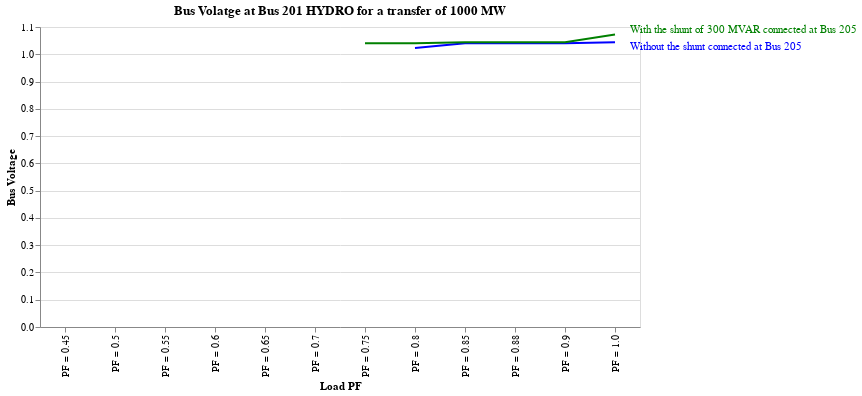
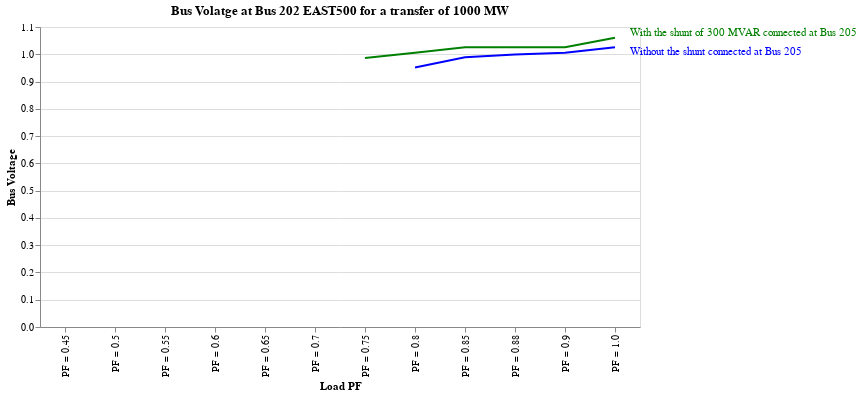
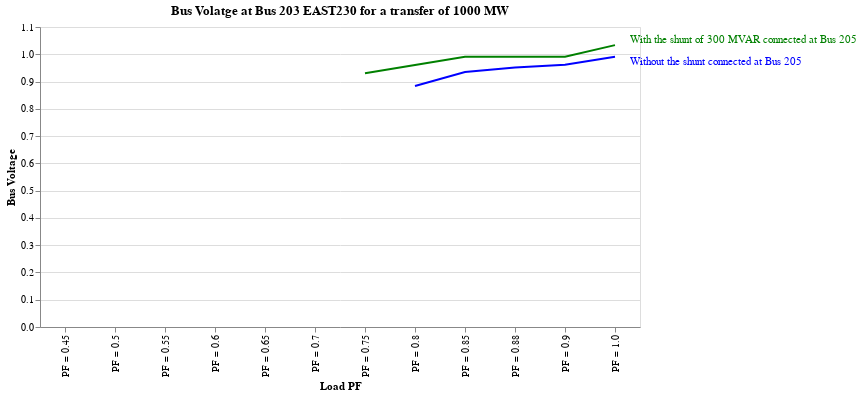
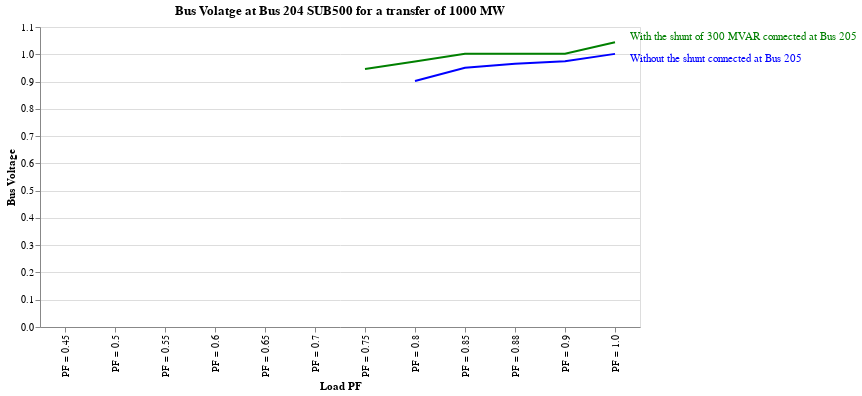

These figures' notebook cell, in order:
### Markdown cell above
#### 1. Bus Voltage for a transfer of 1000 MW with and without shunt connected at Bus 205

### Code cell
function_comp('book_wo.xlsx', 'book_shunt.xlsx', 1000)

### Figure 1 — Vega-Lite specification as saved in the notebook (floating-point values rounded to 4 significant figures)
{"config": {"view": {"continuousWidth": 300, "continuousHeight": 300}}, "layer": [{"mark": {"type": "line", "color": "blue"}, "encoding": {"x": {"field": "load_PF", "title": "Load PF", "type": "nominal"}, "y": {"field": "Bus Voltage for incremental transfer of 1000 MW", "title": "Bus Voltage", "type": "quantitative"}}, "title": "Bus Volatge at Bus 201 HYDRO for a transfer of 1000 MW"}, {"mark": {"type": "text", "align": "left", "color": "blue", "dx": 15, "dy": 5}, "encoding": {"text": {"condition": {"test": "(datum.load_PF === 'PF = 1.0')", "value": "Without the shunt connected at Bus 205"}, "value": ""}, "x": {"field": "load_PF", "title": "Load PF", "type": "nominal"}, "y": {"field": "Bus Voltage for incremental transfer of 1000 MW", "title": "Bus Voltage", "type": "quantitative"}}, "title": "Bus Volatge at Bus 201 HYDRO for a transfer of 1000 MW"}, {"layer": [{"mark": {"type": "line", "color": "green"}, "encoding": {"x": {"field": "load_PF", "title": "Load PF", "type": "nominal"}, "y": {"field": "Bus Voltage for incremental transfer of 1000 MW", "title": "Bus Voltage", "type": "quantitative"}}, "title": "201 HYDRO"}, {"mark": {"type": "text", "align": "left", "color": "green", "dx": 15, "dy": -5}, "encoding": {"text": {"condition": {"test": "(datum.load_PF === 'PF = 1.0')", "value": "With the shunt of 300 MVAR connected at Bus 205"}, "value": ""}, "x": {"field": "load_PF", "title": "Load PF", "type": "nominal"}, "y": {"field": "Bus Voltage for incremental transfer of 1000 MW", "title": "Bus Voltage", "type": "quantitative"}}, "title": "201 HYDRO"}], "data": {"name": "data-f67a9cb7d63bd1e3f89771c0f749ef3c"}}], "data": {"name": "data-793c958eb3113b11ae4035f072d0a2b8"}, "height": 300, "width": 600, "$schema": "https://vega.github.io/schema/vega-lite/v5.20.1.json", "datasets": {"data-793c958eb3113b11ae4035f072d0a2b8": [{"Bus Voltage": "201 HYDRO", "Bus Voltage for incremental transfer of 1000 MW": null, "load_PF": "PF = 0.45"}, {"Bus Voltage": "201 HYDRO", "Bus Voltage for incremental transfer of 1000 MW": null, "load_PF": "PF = 0.5"}, {"Bus Voltage": "201 HYDRO", "Bus Voltage for incremental transfer of 1000 MW": null, "load_PF": "PF = 0.55"}, {"Bus Voltage": "201 HYDRO", "Bus Voltage for incremental transfer of 1000 MW": null, "load_PF": "PF = 0.6"}, {"Bus Voltage": "201 HYDRO", "Bus Voltage for incremental transfer of 1000 MW": null, "load_PF": "PF = 0.65"}, {"Bus Voltage": "201 HYDRO", "Bus Voltage for incremental transfer of 1000 MW": null, "load_PF": "PF = 0.7"}, {"Bus Voltage": "201 HYDRO", "Bus Voltage for incremental transfer of 1000 MW": null, "load_PF": "PF = 0.75"}, {"Bus Voltage": "201 HYDRO", "Bus Voltage for incremental transfer of 1000 MW": 1.023, "load_PF": "PF = 0.8"}, {"Bus Voltage": "201 HYDRO", "Bus Voltage for incremental transfer of 1000 MW": 1.04, "load_PF": "PF = 0.85"}, {"Bus Voltage": "201 HYDRO", "Bus Voltage for incremental transfer of 1000 MW": 1.04, "load_PF": "PF = 0.88"}, {"Bus Voltage": "201 HYDRO", "Bus Voltage for incremental transfer of 1000 MW": 1.04, "load_PF": "PF = 0.9"}, {"Bus Voltage": "201 HYDRO", "Bus Voltage for incremental transfer of 1000 MW": 1.044, "load_PF": "PF = 1.0"}], "data-f67a9cb7d63bd1e3f89771c0f749ef3c": [{"Bus Voltage": "201 HYDRO", "Bus Voltage for incremental transfer of 1000 MW": null, "load_PF": "PF = 0.45"}, {"Bus Voltage": "201 HYDRO", "Bus Voltage for incremental transfer of 1000 MW": null, "load_PF": "PF = 0.5"}, {"Bus Voltage": "201 HYDRO", "Bus Voltage for incremental transfer of 1000 MW": null, "load_PF": "PF = 0.55"}, {"Bus Voltage": "201 HYDRO", "Bus Voltage for incremental transfer of 1000 MW": null, "load_PF": "PF = 0.6"}, {"Bus Voltage": "201 HYDRO", "Bus Voltage for incremental transfer of 1000 MW": null, "load_PF": "PF = 0.65"}, {"Bus Voltage": "201 HYDRO", "Bus Voltage for incremental transfer of 1000 MW": null, "load_PF": "PF = 0.7"}, {"Bus Voltage": "201 HYDRO", "Bus Voltage for incremental transfer of 1000 MW": 1.04, "load_PF": "PF = 0.75"}, {"Bus Voltage": "201 HYDRO", "Bus Voltage for incremental transfer of 1000 MW": 1.04, "load_PF": "PF = 0.8"}, {"Bus Voltage": "201 HYDRO", "Bus Voltage for incremental transfer of 1000 MW": 1.044, "load_PF": "PF = 0.85"}, {"Bus Voltage": "201 HYDRO", "Bus Voltage for incremental transfer of 1000 MW": 1.044, "load_PF": "PF = 0.88"}, {"Bus Voltage": "201 HYDRO", "Bus Voltage for incremental transfer of 1000 MW": 1.044, "load_PF": "PF = 0.9"}, {"Bus Voltage": "201 HYDRO", "Bus Voltage for incremental transfer of 1000 MW": 1.072, "load_PF": "PF = 1.0"}]}}

### Figure 2 — Vega-Lite specification as saved in the notebook (floating-point values rounded to 4 significant figures)
{"config": {"view": {"continuousWidth": 300, "continuousHeight": 300}}, "layer": [{"mark": {"type": "line", "color": "blue"}, "encoding": {"x": {"field": "load_PF", "title": "Load PF", "type": "nominal"}, "y": {"field": "Bus Voltage for incremental transfer of 1000 MW", "title": "Bus Voltage", "type": "quantitative"}}, "title": "Bus Volatge at Bus 202 EAST500 for a transfer of 1000 MW"}, {"mark": {"type": "text", "align": "left", "color": "blue", "dx": 15, "dy": 5}, "encoding": {"text": {"condition": {"test": "(datum.load_PF === 'PF = 1.0')", "value": "Without the shunt connected at Bus 205"}, "value": ""}, "x": {"field": "load_PF", "title": "Load PF", "type": "nominal"}, "y": {"field": "Bus Voltage for incremental transfer of 1000 MW", "title": "Bus Voltage", "type": "quantitative"}}, "title": "Bus Volatge at Bus 202 EAST500 for a transfer of 1000 MW"}, {"layer": [{"mark": {"type": "line", "color": "green"}, "encoding": {"x": {"field": "load_PF", "title": "Load PF", "type": "nominal"}, "y": {"field": "Bus Voltage for incremental transfer of 1000 MW", "title": "Bus Voltage", "type": "quantitative"}}, "title": "202 EAST500"}, {"mark": {"type": "text", "align": "left", "color": "green", "dx": 15, "dy": -5}, "encoding": {"text": {"condition": {"test": "(datum.load_PF === 'PF = 1.0')", "value": "With the shunt of 300 MVAR connected at Bus 205"}, "value": ""}, "x": {"field": "load_PF", "title": "Load PF", "type": "nominal"}, "y": {"field": "Bus Voltage for incremental transfer of 1000 MW", "title": "Bus Voltage", "type": "quantitative"}}, "title": "202 EAST500"}], "data": {"name": "data-20d7ea197e399322bb8158c7446aabba"}}], "data": {"name": "data-8d2dfef6c5781988c2cd9340d098ed30"}, "height": 300, "width": 600, "$schema": "https://vega.github.io/schema/vega-lite/v5.20.1.json", "datasets": {"data-8d2dfef6c5781988c2cd9340d098ed30": [{"Bus Voltage": "202 EAST500", "Bus Voltage for incremental transfer of 1000 MW": null, "load_PF": "PF = 0.45"}, {"Bus Voltage": "202 EAST500", "Bus Voltage for incremental transfer of 1000 MW": null, "load_PF": "PF = 0.5"}, {"Bus Voltage": "202 EAST500", "Bus Voltage for incremental transfer of 1000 MW": null, "load_PF": "PF = 0.55"}, {"Bus Voltage": "202 EAST500", "Bus Voltage for incremental transfer of 1000 MW": null, "load_PF": "PF = 0.6"}, {"Bus Voltage": "202 EAST500", "Bus Voltage for incremental transfer of 1000 MW": null, "load_PF": "PF = 0.65"}, {"Bus Voltage": "202 EAST500", "Bus Voltage for incremental transfer of 1000 MW": null, "load_PF": "PF = 0.7"}, {"Bus Voltage": "202 EAST500", "Bus Voltage for incremental transfer of 1000 MW": null, "load_PF": "PF = 0.75"}, {"Bus Voltage": "202 EAST500", "Bus Voltage for incremental transfer of 1000 MW": 0.9517, "load_PF": "PF = 0.8"}, {"Bus Voltage": "202 EAST500", "Bus Voltage for incremental transfer of 1000 MW": 0.9892, "load_PF": "PF = 0.85"}, {"Bus Voltage": "202 EAST500", "Bus Voltage for incremental transfer of 1000 MW": 0.9992, "load_PF": "PF = 0.88"}, {"Bus Voltage": "202 EAST500", "Bus Voltage for incremental transfer of 1000 MW": 1.006, "load_PF": "PF = 0.9"}, {"Bus Voltage": "202 EAST500", "Bus Voltage for incremental transfer of 1000 MW": 1.025, "load_PF": "PF = 1.0"}], "data-20d7ea197e399322bb8158c7446aabba": [{"Bus Voltage": "202 EAST500", "Bus Voltage for incremental transfer of 1000 MW": null, "load_PF": "PF = 0.45"}, {"Bus Voltage": "202 EAST500", "Bus Voltage for incremental transfer of 1000 MW": null, "load_PF": "PF = 0.5"}, {"Bus Voltage": "202 EAST500", "Bus Voltage for incremental transfer of 1000 MW": null, "load_PF": "PF = 0.55"}, {"Bus Voltage": "202 EAST500", "Bus Voltage for incremental transfer of 1000 MW": null, "load_PF": "PF = 0.6"}, {"Bus Voltage": "202 EAST500", "Bus Voltage for incremental transfer of 1000 MW": null, "load_PF": "PF = 0.65"}, {"Bus Voltage": "202 EAST500", "Bus Voltage for incremental transfer of 1000 MW": null, "load_PF": "PF = 0.7"}, {"Bus Voltage": "202 EAST500", "Bus Voltage for incremental transfer of 1000 MW": 0.9862, "load_PF": "PF = 0.75"}, {"Bus Voltage": "202 EAST500", "Bus Voltage for incremental transfer of 1000 MW": 1.005, "load_PF": "PF = 0.8"}, {"Bus Voltage": "202 EAST500", "Bus Voltage for incremental transfer of 1000 MW": 1.026, "load_PF": "PF = 0.85"}, {"Bus Voltage": "202 EAST500", "Bus Voltage for incremental transfer of 1000 MW": 1.026, "load_PF": "PF = 0.88"}, {"Bus Voltage": "202 EAST500", "Bus Voltage for incremental transfer of 1000 MW": 1.026, "load_PF": "PF = 0.9"}, {"Bus Voltage": "202 EAST500", "Bus Voltage for incremental transfer of 1000 MW": 1.061, "load_PF": "PF = 1.0"}]}}

### Figure 3 — Vega-Lite specification as saved in the notebook (floating-point values rounded to 4 significant figures)
{"config": {"view": {"continuousWidth": 300, "continuousHeight": 300}}, "layer": [{"mark": {"type": "line", "color": "blue"}, "encoding": {"x": {"field": "load_PF", "title": "Load PF", "type": "nominal"}, "y": {"field": "Bus Voltage for incremental transfer of 1000 MW", "title": "Bus Voltage", "type": "quantitative"}}, "title": "Bus Volatge at Bus 203 EAST230 for a transfer of 1000 MW"}, {"mark": {"type": "text", "align": "left", "color": "blue", "dx": 15, "dy": 5}, "encoding": {"text": {"condition": {"test": "(datum.load_PF === 'PF = 1.0')", "value": "Without the shunt connected at Bus 205"}, "value": ""}, "x": {"field": "load_PF", "title": "Load PF", "type": "nominal"}, "y": {"field": "Bus Voltage for incremental transfer of 1000 MW", "title": "Bus Voltage", "type": "quantitative"}}, "title": "Bus Volatge at Bus 203 EAST230 for a transfer of 1000 MW"}, {"layer": [{"mark": {"type": "line", "color": "green"}, "encoding": {"x": {"field": "load_PF", "title": "Load PF", "type": "nominal"}, "y": {"field": "Bus Voltage for incremental transfer of 1000 MW", "title": "Bus Voltage", "type": "quantitative"}}, "title": "203 EAST230"}, {"mark": {"type": "text", "align": "left", "color": "green", "dx": 15, "dy": -5}, "encoding": {"text": {"condition": {"test": "(datum.load_PF === 'PF = 1.0')", "value": "With the shunt of 300 MVAR connected at Bus 205"}, "value": ""}, "x": {"field": "load_PF", "title": "Load PF", "type": "nominal"}, "y": {"field": "Bus Voltage for incremental transfer of 1000 MW", "title": "Bus Voltage", "type": "quantitative"}}, "title": "203 EAST230"}], "data": {"name": "data-30b0f43386e1cef822fb34903edf1e98"}}], "data": {"name": "data-c571494fdebce9a8dc0f6401132151bc"}, "height": 300, "width": 600, "$schema": "https://vega.github.io/schema/vega-lite/v5.20.1.json", "datasets": {"data-c571494fdebce9a8dc0f6401132151bc": [{"Bus Voltage": "203 EAST230", "Bus Voltage for incremental transfer of 1000 MW": null, "load_PF": "PF = 0.45"}, {"Bus Voltage": "203 EAST230", "Bus Voltage for incremental transfer of 1000 MW": null, "load_PF": "PF = 0.5"}, {"Bus Voltage": "203 EAST230", "Bus Voltage for incremental transfer of 1000 MW": null, "load_PF": "PF = 0.55"}, {"Bus Voltage": "203 EAST230", "Bus Voltage for incremental transfer of 1000 MW": null, "load_PF": "PF = 0.6"}, {"Bus Voltage": "203 EAST230", "Bus Voltage for incremental transfer of 1000 MW": null, "load_PF": "PF = 0.65"}, {"Bus Voltage": "203 EAST230", "Bus Voltage for incremental transfer of 1000 MW": null, "load_PF": "PF = 0.7"}, {"Bus Voltage": "203 EAST230", "Bus Voltage for incremental transfer of 1000 MW": null, "load_PF": "PF = 0.75"}, {"Bus Voltage": "203 EAST230", "Bus Voltage for incremental transfer of 1000 MW": 0.8839, "load_PF": "PF = 0.8"}, {"Bus Voltage": "203 EAST230", "Bus Voltage for incremental transfer of 1000 MW": 0.9352, "load_PF": "PF = 0.85"}, {"Bus Voltage": "203 EAST230", "Bus Voltage for incremental transfer of 1000 MW": 0.9512, "load_PF": "PF = 0.88"}, {"Bus Voltage": "203 EAST230", "Bus Voltage for incremental transfer of 1000 MW": 0.9617, "load_PF": "PF = 0.9"}, {"Bus Voltage": "203 EAST230", "Bus Voltage for incremental transfer of 1000 MW": 0.9911, "load_PF": "PF = 1.0"}], "data-30b0f43386e1cef822fb34903edf1e98": [{"Bus Voltage": "203 EAST230", "Bus Voltage for incremental transfer of 1000 MW": null, "load_PF": "PF = 0.45"}, {"Bus Voltage": "203 EAST230", "Bus Voltage for incremental transfer of 1000 MW": null, "load_PF": "PF = 0.5"}, {"Bus Voltage": "203 EAST230", "Bus Voltage for incremental transfer of 1000 MW": null, "load_PF": "PF = 0.55"}, {"Bus Voltage": "203 EAST230", "Bus Voltage for incremental transfer of 1000 MW": null, "load_PF": "PF = 0.6"}, {"Bus Voltage": "203 EAST230", "Bus Voltage for incremental transfer of 1000 MW": null, "load_PF": "PF = 0.65"}, {"Bus Voltage": "203 EAST230", "Bus Voltage for incremental transfer of 1000 MW": null, "load_PF": "PF = 0.7"}, {"Bus Voltage": "203 EAST230", "Bus Voltage for incremental transfer of 1000 MW": 0.9305, "load_PF": "PF = 0.75"}, {"Bus Voltage": "203 EAST230", "Bus Voltage for incremental transfer of 1000 MW": 0.961, "load_PF": "PF = 0.8"}, {"Bus Voltage": "203 EAST230", "Bus Voltage for incremental transfer of 1000 MW": 0.9911, "load_PF": "PF = 0.85"}, {"Bus Voltage": "203 EAST230", "Bus Voltage for incremental transfer of 1000 MW": 0.9911, "load_PF": "PF = 0.88"}, {"Bus Voltage": "203 EAST230", "Bus Voltage for incremental transfer of 1000 MW": 0.9911, "load_PF": "PF = 0.9"}, {"Bus Voltage": "203 EAST230", "Bus Voltage for incremental transfer of 1000 MW": 1.034, "load_PF": "PF = 1.0"}]}}

### Figure 4 — Vega-Lite specification as saved in the notebook (floating-point values rounded to 4 significant figures)
{"config": {"view": {"continuousWidth": 300, "continuousHeight": 300}}, "layer": [{"mark": {"type": "line", "color": "blue"}, "encoding": {"x": {"field": "load_PF", "title": "Load PF", "type": "nominal"}, "y": {"field": "Bus Voltage for incremental transfer of 1000 MW", "title": "Bus Voltage", "type": "quantitative"}}, "title": "Bus Volatge at Bus 204 SUB500 for a transfer of 1000 MW"}, {"mark": {"type": "text", "align": "left", "color": "blue", "dx": 15, "dy": 5}, "encoding": {"text": {"condition": {"test": "(datum.load_PF === 'PF = 1.0')", "value": "Without the shunt connected at Bus 205"}, "value": ""}, "x": {"field": "load_PF", "title": "Load PF", "type": "nominal"}, "y": {"field": "Bus Voltage for incremental transfer of 1000 MW", "title": "Bus Voltage", "type": "quantitative"}}, "title": "Bus Volatge at Bus 204 SUB500 for a transfer of 1000 MW"}, {"layer": [{"mark": {"type": "line", "color": "green"}, "encoding": {"x": {"field": "load_PF", "title": "Load PF", "type": "nominal"}, "y": {"field": "Bus Voltage for incremental transfer of 1000 MW", "title": "Bus Voltage", "type": "quantitative"}}, "title": "204 SUB500"}, {"mark": {"type": "text", "align": "left", "color": "green", "dx": 15, "dy": -5}, "encoding": {"text": {"condition": {"test": "(datum.load_PF === 'PF = 1.0')", "value": "With the shunt of 300 MVAR connected at Bus 205"}, "value": ""}, "x": {"field": "load_PF", "title": "Load PF", "type": "nominal"}, "y": {"field": "Bus Voltage for incremental transfer of 1000 MW", "title": "Bus Voltage", "type": "quantitative"}}, "title": "204 SUB500"}], "data": {"name": "data-d7d898ccaa2e98b1a5ba0db8c07d9b2a"}}], "data": {"name": "data-84131972e5fdd94373cb0c901d5a2ad1"}, "height": 300, "width": 600, "$schema": "https://vega.github.io/schema/vega-lite/v5.20.1.json", "datasets": {"data-84131972e5fdd94373cb0c901d5a2ad1": [{"Bus Voltage": "204 SUB500", "Bus Voltage for incremental transfer of 1000 MW": null, "load_PF": "PF = 0.45"}, {"Bus Voltage": "204 SUB500", "Bus Voltage for incremental transfer of 1000 MW": null, "load_PF": "PF = 0.5"}, {"Bus Voltage": "204 SUB500", "Bus Voltage for incremental transfer of 1000 MW": null, "load_PF": "PF = 0.55"}, {"Bus Voltage": "204 SUB500", "Bus Voltage for incremental transfer of 1000 MW": null, "load_PF": "PF = 0.6"}, {"Bus Voltage": "204 SUB500", "Bus Voltage for incremental transfer of 1000 MW": null, "load_PF": "PF = 0.65"}, {"Bus Voltage": "204 SUB500", "Bus Voltage for incremental transfer of 1000 MW": null, "load_PF": "PF = 0.7"}, {"Bus Voltage": "204 SUB500", "Bus Voltage for incremental transfer of 1000 MW": null, "load_PF": "PF = 0.75"}, {"Bus Voltage": "204 SUB500", "Bus Voltage for incremental transfer of 1000 MW": 0.902, "load_PF": "PF = 0.8"}, {"Bus Voltage": "204 SUB500", "Bus Voltage for incremental transfer of 1000 MW": 0.9506, "load_PF": "PF = 0.85"}, {"Bus Voltage": "204 SUB500", "Bus Voltage for incremental transfer of 1000 MW": 0.9649, "load_PF": "PF = 0.88"}, {"Bus Voltage": "204 SUB500", "Bus Voltage for incremental transfer of 1000 MW": 0.9744, "load_PF": "PF = 0.9"}, {"Bus Voltage": "204 SUB500", "Bus Voltage for incremental transfer of 1000 MW": 1.001, "load_PF": "PF = 1.0"}], "data-d7d898ccaa2e98b1a5ba0db8c07d9b2a": [{"Bus Voltage": "204 SUB500", "Bus Voltage for incremental transfer of 1000 MW": null, "load_PF": "PF = 0.45"}, {"Bus Voltage": "204 SUB500", "Bus Voltage for incremental transfer of 1000 MW": null, "load_PF": "PF = 0.5"}, {"Bus Voltage": "204 SUB500", "Bus Voltage for incremental transfer of 1000 MW": null, "load_PF": "PF = 0.55"}, {"Bus Voltage": "204 SUB500", "Bus Voltage for incremental transfer of 1000 MW": null, "load_PF": "PF = 0.6"}, {"Bus Voltage": "204 SUB500", "Bus Voltage for incremental transfer of 1000 MW": null, "load_PF": "PF = 0.65"}, {"Bus Voltage": "204 SUB500", "Bus Voltage for incremental transfer of 1000 MW": null, "load_PF": "PF = 0.7"}, {"Bus Voltage": "204 SUB500", "Bus Voltage for incremental transfer of 1000 MW": 0.9463, "load_PF": "PF = 0.75"}, {"Bus Voltage": "204 SUB500", "Bus Voltage for incremental transfer of 1000 MW": 0.9738, "load_PF": "PF = 0.8"}, {"Bus Voltage": "204 SUB500", "Bus Voltage for incremental transfer of 1000 MW": 1.002, "load_PF": "PF = 0.85"}, {"Bus Voltage": "204 SUB500", "Bus Voltage for incremental transfer of 1000 MW": 1.002, "load_PF": "PF = 0.88"}, {"Bus Voltage": "204 SUB500", "Bus Voltage for incremental transfer of 1000 MW": 1.002, "load_PF": "PF = 0.9"}, {"Bus Voltage": "204 SUB500", "Bus Voltage for incremental transfer of 1000 MW": 1.044, "load_PF": "PF = 1.0"}]}}
